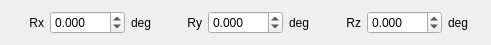
        <widget class="QWidget" name="">
         <property name="geometry">
          <rect>
           <x>10</x>
           <y>98</y>
           <width>491</width>
           <height>26</height>
          </rect>
         </property>
         <layout class="QHBoxLayout" name="horizontalLayout_3">
          <item>
           <layout class="QHBoxLayout" name="poseRow_Rx_zengliang">
            <item>
             <widget class="QLabel" name="poseLabel_Rx">
              <property name="minimumSize">
               <size>
                <width>28</width>
                <height>0</height>
               </size>
              </property>
              <property name="text">
               <string>Rx</string>
              </property>
              <property name="alignment">
               <set>Qt::AlignmentFlag::AlignRight|Qt::AlignmentFlag::AlignTrailing|Qt::AlignmentFlag::AlignVCenter</set>
              </property>
             </widget>
            </item>
            <item>
             <widget class="QDoubleSpinBox" name="robotTargetRx_zengliang">
              <property name="minimumSize">
               <size>
                <width>70</width>
                <height>0</height>
               </size>
              </property>
              <property name="decimals">
               <number>3</number>
              </property>
              <property name="minimum">
               <double>-360.000000000000000</double>
              </property>
              <property name="maximum">
               <double>360.000000000000000</double>
              </property>
              <property name="value">
               <double>0.000000000000000</double>
              </property>
             </widget>
            </item>
            <item>
             <widget class="QLabel" name="poseUnit_Rx">
              <property name="minimumSize">
               <size>
                <width>24</width>
                <height>0</height>
               </size>
              </property>
              <property name="text">
               <string>deg</string>
              </property>
             </widget>
            </item>
           </layout>
          </item>
          <item>
           <layout class="QHBoxLayout" name="poseRow_Ry_zengliang">
            <item>
             <widget class="QLabel" name="poseLabel_Ry">
              <property name="minimumSize">
               <size>
                <width>28</width>
                <height>0</height>
               </size>
              </property>
              <property name="text">
               <string>Ry</string>
              </property>
              <property name="alignment">
               <set>Qt::AlignmentFlag::AlignRight|Qt::AlignmentFlag::AlignTrailing|Qt::AlignmentFlag::AlignVCenter</set>
              </property>
             </widget>
            </item>
            <item>
             <widget class="QDoubleSpinBox" name="robotTargetRy_zengliang">
              <property name="minimumSize">
               <size>
                <width>70</width>
                <height>0</height>
               </size>
              </property>
              <property name="decimals">
               <number>3</number>
              </property>
              <property name="minimum">
               <double>-360.000000000000000</double>
              </property>
              <property name="maximum">
               <double>360.000000000000000</double>
              </property>
              <property name="value">
               <double>0.000000000000000</double>
              </property>
             </widget>
            </item>
            <item>
             <widget class="QLabel" name="poseUnit_Ry">
              <property name="minimumSize">
               <size>
                <width>24</width>
                <height>0</height>
               </size>
              </property>
              <property name="text">
               <string>deg</string>
              </property>
             </widget>
            </item>
           </layout>
          </item>
          <item>
           <layout class="QHBoxLayout" name="poseRow_Rz_zengliang">
            <item>
             <widget class="QLabel" name="poseLabel_Rz">
              <property name="minimumSize">
               <size>
                <width>28</width>
                <height>0</height>
               </size>
              </property>
              <property name="text">
               <string>Rz</string>
              </property>
              <property name="alignment">
               <set>Qt::AlignmentFlag::AlignRight|Qt::AlignmentFlag::AlignTrailing|Qt::AlignmentFlag::AlignVCenter</set>
              </property>
             </widget>
            </item>
            <item>
             <widget class="QDoubleSpinBox" name="robotTargetRz_zengliang">
              <property name="minimumSize">
               <size>
                <width>70</width>
                <height>0</height>
               </size>
              </property>
              <property name="decimals">
               <number>3</number>
              </property>
              <property name="minimum">
               <double>-360.000000000000000</double>
              </property>
              <property name="maximum">
               <double>360.000000000000000</double>
              </property>
              <property name="value">
               <double>0.000000000000000</double>
              </property>
             </widget>
            </item>
            <item>
             <widget class="QLabel" name="poseUnit_Rz">
              <property name="minimumSize">
               <size>
                <width>24</width>
                <height>0</height>
               </size>
              </property>
              <property name="text">
               <string>deg</string>
              </property>
             </widget>
            </item>
           </layout>
          </item>
         </layout>
        </widget>
